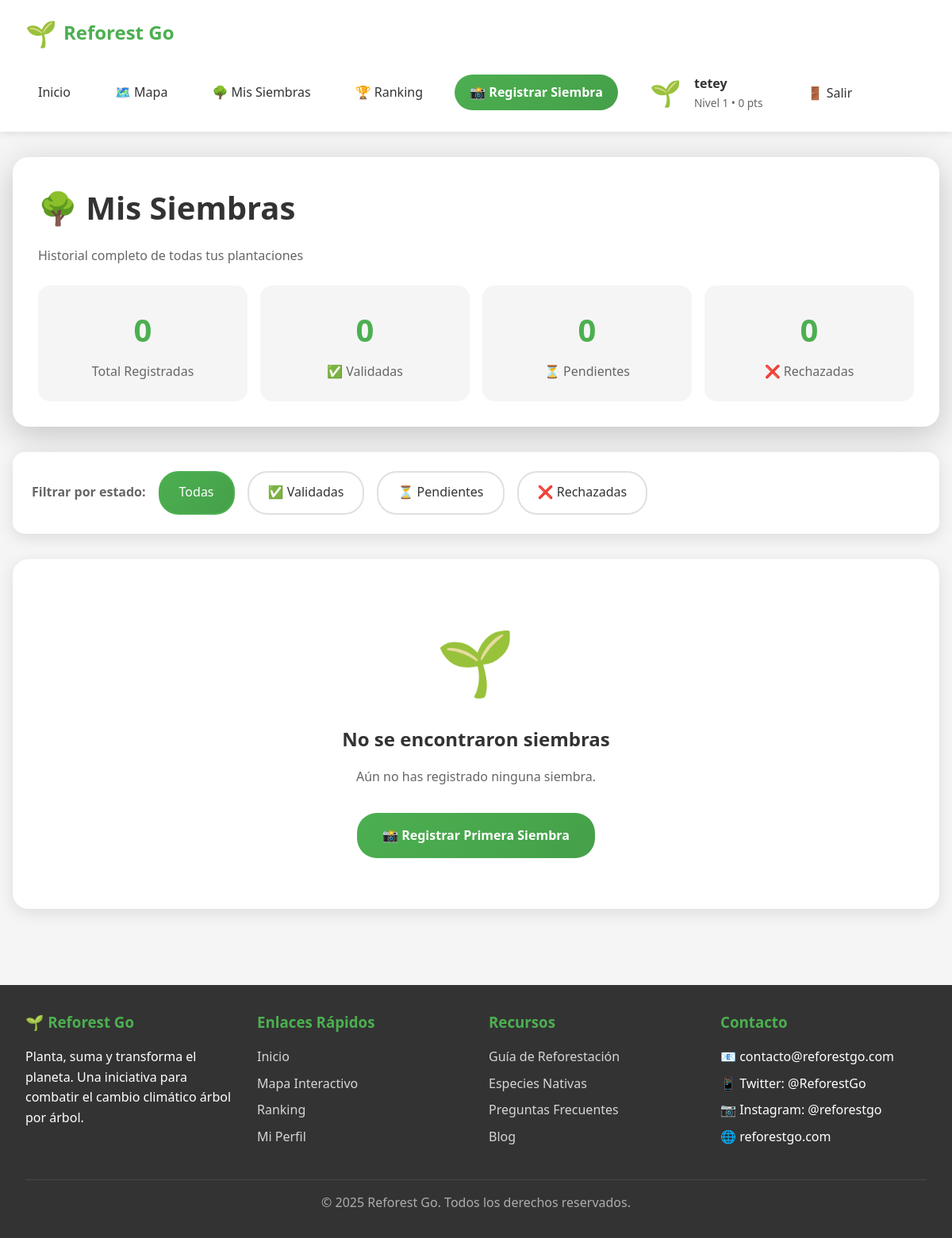
Page /siembras/ (signed in) on the earlier database version.
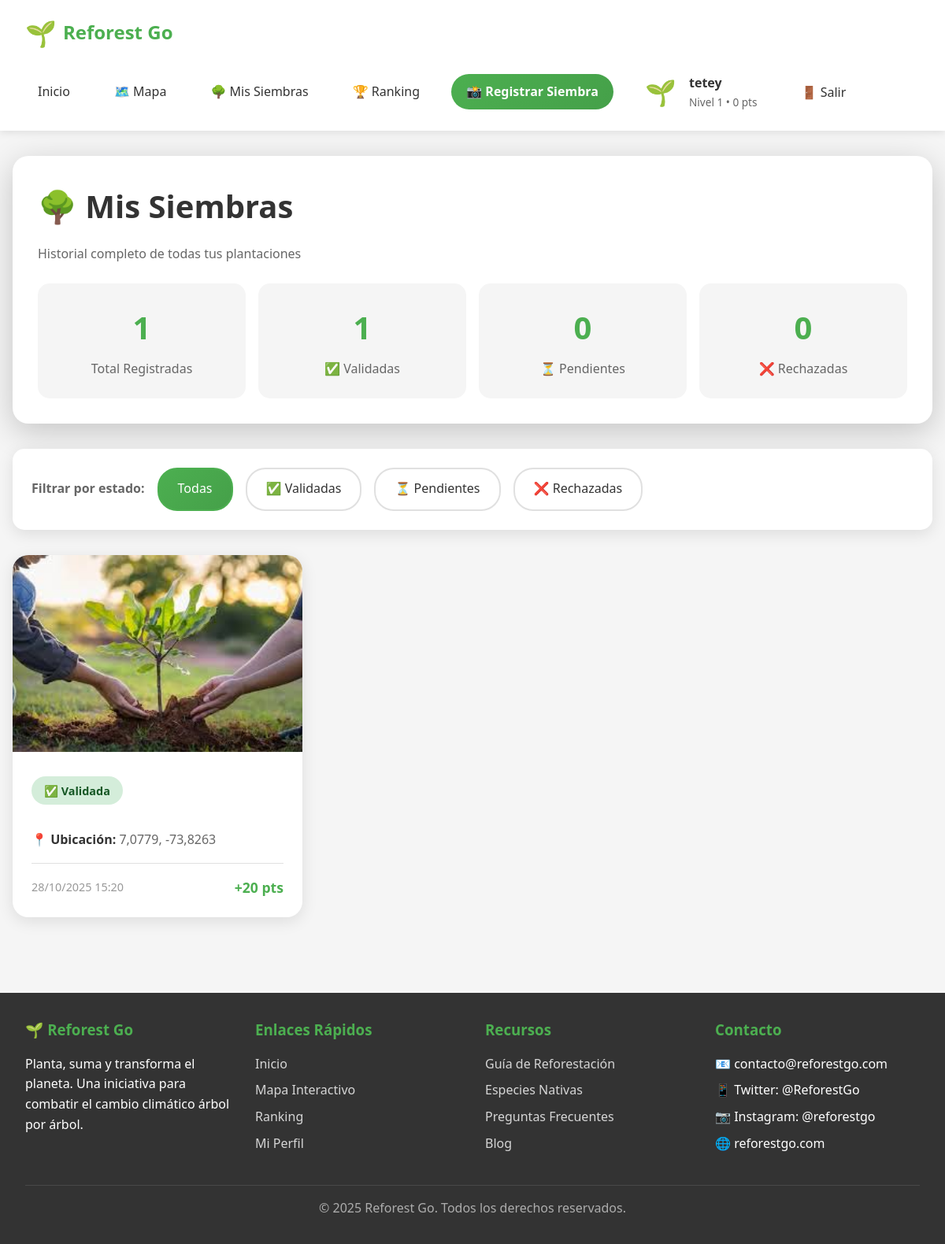
Same page on the later database version.
### core/models.py (models this page shows, shortened)
class Siembra(models.Model):
    ESTADO_CHOICES = [
        ('pendiente', 'Pendiente'),
        ('en_verificacion', 'En Verificación'),
        ('validada', 'Validada'),
        ('rechazada', 'Rechazada'),
    ]
    usuario = models.ForeignKey(User, on_delete=models.CASCADE, related_name='siembras')
    foto = models.ImageField(upload_to='siembras/%Y/%m/')
    latitud = models.DecimalField(max_digits=9, decimal_places=6)
    longitud = models.DecimalField(max_digits=9, decimal_places=6)
    especie = models.CharField(max_length=100, blank=True)
    descripcion = models.TextField(max_length=500, blank=True)
    puntos_otorgados = models.IntegerField(default=20)
    estado = models.CharField(max_length=20, choices=ESTADO_CHOICES, default='pendiente')
    fecha_siembra = models.DateTimeField(auto_now_add=True)
    validada_por = models.ForeignKey(User, on_delete=models.SET_NULL, null=True, blank=True, related_name='validaciones')
    fecha_validacion = models.DateTimeField(null=True, blank=True)
    notas_admin = models.TextField(blank=True)
    oxigeno_generado = models.DecimalField(max_digits=10, decimal_places=2, default=0, help_text="kg O2/año")
    co2_absorbido = models.DecimalField(max_digits=10, decimal_places=2, default=0, help_text="kg CO2/año")
    ultima_actualizacion_oxigeno = models.DateTimeField(auto_now_add=True)
    class Meta:
        ordering = ['-fecha_siembra']
        verbose_name = 'Siembra'
        verbose_name_plural = 'Siembras'

### core/views.py (the view)
# urls.py: path('siembras/', views.mis_siembras, name='mis_siembras'),
@login_required
def mis_siembras(request):
    estado_filter = request.GET.get('estado', 'todas')
    siembras = request.user.siembras.all()
    if estado_filter != 'todas':
        siembras = siembras.filter(estado=estado_filter)
    paginator = Paginator(siembras, 12)
    page_number = request.GET.get('page')
    siembras_page = paginator.get_page(page_number)
    stats = {
        'total': request.user.siembras.count(),
        'validadas': request.user.siembras.filter(estado='validada').count(),
        'pendientes': request.user.siembras.filter(estado='pendiente').count(),
        'en_verificacion': request.user.siembras.filter(estado='en_verificacion').count(),
        'rechazadas': request.user.siembras.filter(estado='rechazada').count(),
    }
    context = {
        'siembras': siembras_page,
        'estado_filter': estado_filter,
        'stats': stats,
    }
    return render(request, 'mis_siembras.html', context)

### templates/mis_siembras.html (shortened to what this page needs)
{% extends 'base.html' %}
{% block content %}
<div class="siembras-header">
    <h1>🌳 Mis Siembras</h1>
    <p style="color: #666;">Historial completo de todas tus plantaciones</p>
    <div class="stats-row">
        <div class="stat-box">
            <div class="number">{{ stats.total }}</div>
            <div class="label">Total Registradas</div>
        </div>
        <div class="stat-box">
            <div class="number">{{ stats.validadas }}</div>
            <div class="label">✅ Validadas</div>
        </div>
        <div class="stat-box">
            <div class="number">{{ stats.pendientes }}</div>
            <div class="label">⏳ Pendientes</div>
        </div>
        <div class="stat-box">
            <div class="number">{{ stats.rechazadas }}</div>
            <div class="label">❌ Rechazadas</div>
        </div>
    </div>
</div>
<div class="filters">
    <span style="color: #666; font-weight: 600;">Filtrar por estado:</span>
    <a href="?estado=todas" class="filter-btn {% if estado_filter == 'todas' %}active{% endif %}">
        Todas
    </a>
    <a href="?estado=validada" class="filter-btn {% if estado_filter == 'validada' %}active{% endif %}">
        ✅ Validadas
    </a>
    <a href="?estado=pendiente" class="filter-btn {% if estado_filter == 'pendiente' %}active{% endif %}">
        ⏳ Pendientes
    </a>
    <a href="?estado=rechazada" class="filter-btn {% if estado_filter == 'rechazada' %}active{% endif %}">
        ❌ Rechazadas
    </a>
</div>
{% if siembras %}
<div class="siembras-grid">
    {% for siembra in siembras %}
    <div class="siembra-card">
        <img src="{{ siembra.foto.url }}" alt="Siembra" class="siembra-image">
        <div class="siembra-content">
            <span class="siembra-status {{ siembra.estado }}">
                {% if siembra.estado == 'validada' %}✅ Validada
                {% elif siembra.estado == 'pendiente' %}⏳ Pendiente
                {% else %}❌ Rechazada{% endif %}
            </span>
            <div class="siembra-info">
                <p><strong>📍 Ubicación:</strong> {{ siembra.latitud|floatformat:4 }}, {{ siembra.longitud|floatformat:4 }}</p>
            </div>
            <div class="siembra-meta">
                <span class="siembra-date">{{ siembra.fecha_siembra|date:"d/m/Y H:i" }}</span>
                {% if siembra.estado == 'validada' %}
                <span class="siembra-points">+{{ siembra.puntos_otorgados }} pts</span>
                {% endif %}
            </div>
        </div>
    </div>
    {% endfor %}
</div>
{% else %}
<div class="empty-state">
    <div class="emoji">🌱</div>
    <h2>No se encontraron siembras</h2>
    <p>{% if estado_filter != 'todas' %}No tienes siembras con el estado "{{ estado_filter }}".{% else %}Aún no has registrado ninguna siembra.{% endif %}</p>
    <a href="{% url 'reforest:registrar_siembra' %}" class="btn-primary">📸 Registrar Primera Siembra</a>
</div>
{% endif %}
{% endblock %}

Differences in the rows shown:
added Siembra: foto (picture), estado "✅ Validada", latitud "7,0779", longitud "-73,8263", fecha_siembra "28/10/2025 15:20", puntos_otorgados "20"
Other differences:
{{ stats.total }}: "0" → "1"
{{ stats.validadas }}: "0" → "1"
text no longer shown: "🌱 No se encontraron siembras Aún no has registrado ninguna siembra. 📸 Registrar Primera Siembra"
